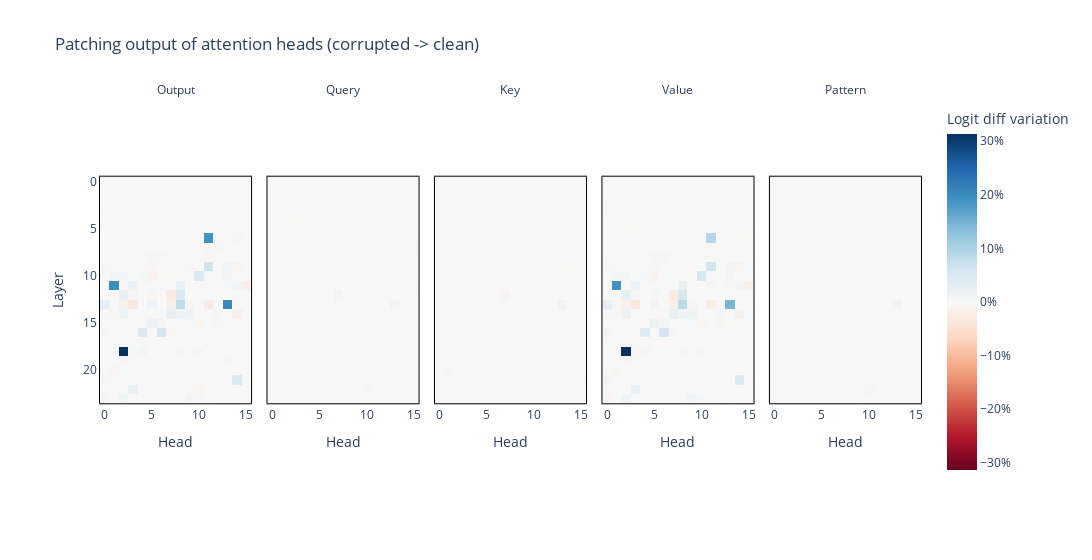

The notebook cell saved with this chart:
### Code cell
assert results.keys() == {"z", "q", "k", "v", "pattern"}
#assert all([r.shape == (12, 12) for r in results.values()])

imshow_p(
    torch.stack(tuple(results.values())) * 100,
    facet_col=0,
    facet_labels=["Output", "Query", "Key", "Value", "Pattern"],
    title="Patching output of attention heads (corrupted -> clean)",
    labels={"x": "Head", "y": "Layer", "color": "Logit diff variation"},
    coloraxis=dict(colorbar_ticksuffix = "%"),
    border=True,
    width=1500,
    margin={"r": 100, "l": 100}
)

### Figure 1 — Plotly figure (JSON) as saved in the notebook; plotly's stock layout.template omitted (floating-point values rounded to 4 significant figures; data arrays with more than 128 entries replaced by an {"elided": "..."} marker saying what was removed)
{"data": [{"coloraxis": "coloraxis", "hovertemplate": "Head: %{x}<br>Layer: %{y}<br>Logit diff variation: %{z}<extra></extra>", "name": "0", "type": "heatmap", "xaxis": "x", "yaxis": "y", "z": {"elided": "24x16 float values"}}, {"coloraxis": "coloraxis", "hovertemplate": "Head: %{x}<br>Layer: %{y}<br>Logit diff variation: %{z}<extra></extra>", "name": "1", "type": "heatmap", "xaxis": "x2", "yaxis": "y2", "z": {"elided": "24x16 float values"}}, {"coloraxis": "coloraxis", "hovertemplate": "Head: %{x}<br>Layer: %{y}<br>Logit diff variation: %{z}<extra></extra>", "name": "2", "type": "heatmap", "xaxis": "x3", "yaxis": "y3", "z": {"elided": "24x16 float values"}}, {"coloraxis": "coloraxis", "hovertemplate": "Head: %{x}<br>Layer: %{y}<br>Logit diff variation: %{z}<extra></extra>", "name": "3", "type": "heatmap", "xaxis": "x4", "yaxis": "y4", "z": {"elided": "24x16 float values"}}, {"coloraxis": "coloraxis", "hovertemplate": "Head: %{x}<br>Layer: %{y}<br>Logit diff variation: %{z}<extra></extra>", "name": "4", "type": "heatmap", "xaxis": "x5", "yaxis": "y5", "z": {"elided": "24x16 float values"}}], "layout": {"annotations": [{"font": {}, "showarrow": false, "text": "Output", "x": 0.092, "xanchor": "center", "xref": "paper", "y": 1, "yanchor": "bottom", "yref": "paper"}, {"font": {}, "showarrow": false, "text": "Query", "x": 0.296, "xanchor": "center", "xref": "paper", "y": 1, "yanchor": "bottom", "yref": "paper"}, {"font": {}, "showarrow": false, "text": "Key", "x": 0.5, "xanchor": "center", "xref": "paper", "y": 1, "yanchor": "bottom", "yref": "paper"}, {"font": {}, "showarrow": false, "text": "Value", "x": 0.704, "xanchor": "center", "xref": "paper", "y": 1, "yanchor": "bottom", "yref": "paper"}, {"font": {}, "showarrow": false, "text": "Pattern", "x": 0.908, "xanchor": "center", "xref": "paper", "y": 1, "yanchor": "bottom", "yref": "paper"}], "coloraxis": {"cmid": 0, "colorbar": {"ticksuffix": "%", "title": {"text": "Logit diff variation"}}, "colorscale": [[0, "rgb(103,0,31)"], [0.1, "rgb(178,24,43)"], [0.2, "rgb(214,96,77)"], [0.3, "rgb(244,165,130)"], [0.4, "rgb(253,219,199)"], [0.5, "rgb(247,247,247)"], [0.6, "rgb(209,229,240)"], [0.7, "rgb(146,197,222)"], [0.8, "rgb(67,147,195)"], [0.9, "rgb(33,102,172)"], [1, "rgb(5,48,97)"]]}, "margin": {"l": 100, "r": 100}, "title": {"text": "Patching output of attention heads (corrupted -> clean)"}, "width": 1500, "xaxis": {"anchor": "y", "constrain": "domain", "domain": [0, 0.184], "linecolor": "black", "linewidth": 1, "mirror": true, "scaleanchor": "y", "showline": true, "title": {"text": "Head"}}, "xaxis2": {"anchor": "y2", "domain": [0.204, 0.388], "linecolor": "black", "linewidth": 1, "matches": "x", "mirror": true, "showline": true, "title": {"text": "Head"}}, "xaxis3": {"anchor": "y3", "domain": [0.408, 0.592], "linecolor": "black", "linewidth": 1, "matches": "x", "mirror": true, "showline": true, "title": {"text": "Head"}}, "xaxis4": {"anchor": "y4", "domain": [0.612, 0.796], "linecolor": "black", "linewidth": 1, "matches": "x", "mirror": true, "showline": true, "title": {"text": "Head"}}, "xaxis5": {"anchor": "y5", "domain": [0.816, 1], "linecolor": "black", "linewidth": 1, "matches": "x", "mirror": true, "showline": true, "title": {"text": "Head"}}, "yaxis": {"anchor": "x", "autorange": "reversed", "constrain": "domain", "domain": [0, 1], "linecolor": "black", "linewidth": 1, "mirror": true, "showline": true, "title": {"text": "Layer"}}, "yaxis2": {"anchor": "x2", "domain": [0, 1], "linecolor": "black", "linewidth": 1, "matches": "y", "mirror": true, "showline": true, "showticklabels": false}, "yaxis3": {"anchor": "x3", "domain": [0, 1], "linecolor": "black", "linewidth": 1, "matches": "y", "mirror": true, "showline": true, "showticklabels": false}, "yaxis4": {"anchor": "x4", "domain": [0, 1], "linecolor": "black", "linewidth": 1, "matches": "y", "mirror": true, "showline": true, "showticklabels": false}, "yaxis5": {"anchor": "x5", "domain": [0, 1], "linecolor": "black", "linewidth": 1, "matches": "y", "mirror": true, "showline": true, "showticklabels": false}}}
